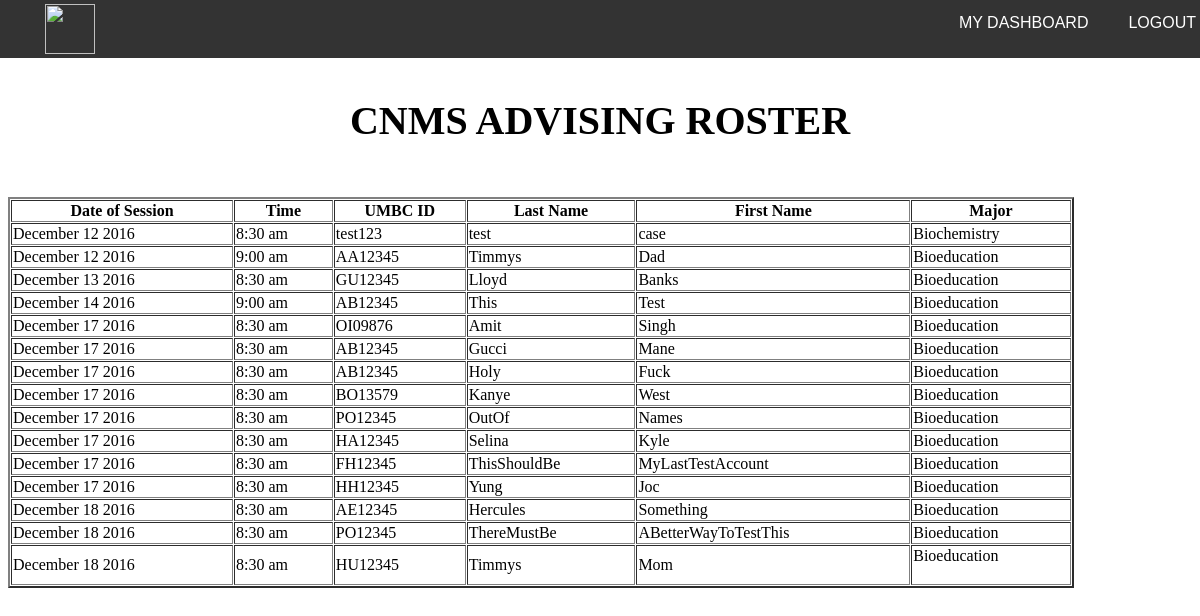
/advisor/roster.php, run on the app's committed database.
### tables this page shows
CREATE TABLE IF NOT EXISTS `Student` (
  `StudentID` int(7) NOT NULL AUTO_INCREMENT,
  `email` text NOT NULL,
  `password` text NOT NULL,
  `firstName` text NOT NULL,
  `preferredName` text NOT NULL,
  `lastName` text NOT NULL,
  `schoolID` varchar(20) NOT NULL,
  `major` text NOT NULL COMMENT 'Coming from a dropdown list',
  `meyerhoff` tinyint(1) DEFAULT NULL,
  `honors` tinyint(1) DEFAULT NULL,
  `athlete` tinyint(1) DEFAULT NULL,
  `careerTrack` varchar(18) NOT NULL,
  `birthCity` text NOT NULL COMMENT 'Password Reset Validation',
  `specialGroup` tinyint(1) NOT NULL COMMENT 'Boolean for special group membership',
  PRIMARY KEY (`StudentID`)
);

CREATE TABLE IF NOT EXISTS `Meeting` (
  `meetingID` int(11) NOT NULL AUTO_INCREMENT,
  `start` datetime NOT NULL,
  `end` datetime NOT NULL,
  `buildingName` text NOT NULL,
  `roomNumber` text NOT NULL,
  `meetingType` tinyint(1) NOT NULL COMMENT 'FALSE is individual meeting, TRUE is group meeting',
  `meyerhoffMeeting` tinyint(1) DEFAULT NULL,
  `athleteMeeting` tinyint(1) DEFAULT NULL,
  `honorsMeeting` tinyint(1) DEFAULT NULL,
  `sessionLeaderID` int(11) NOT NULL COMMENT 'Meeting creator''s ID',
  `numStudents` tinyint(2) NOT NULL COMMENT 'Keeps track of number of students in the meeting',
  PRIMARY KEY (`meetingID`)
);

### advisor/CommonMethods.php (called while the page is built, shortened)
<?php
class Common
{
  var $conn;
  function Common($debug)
  {
    $this->debug = $debug;
    $rs = $this->connect("cmiller9");
    return $rs;
  }
  function connect($db)
  {
    $conn = @mysql_connect("studentdb-maria.gl.umbc.edu", "cmiller9", "cmiller9") or die("Could not connect to MySQL");
    $this->conn = $conn;
  }
  function executeQuery($sql, $filename)
  {
    $rs = mysql_query($sql, $this->conn) or die("Could not execute query '$sql' in $filename");
    return $rs;
  }
}
?>

### advisor/roster.php (the view, shortened to what this page needs)
<?php
include('CommonMethods.php');
$conn = new Common(true);
$data = $conn->executeQuery("SELECT Meeting.start, Student.schoolID, Student.lastName, Student.firstName, Student.major FROM Student Join StudentMeeting ON Student.StudentID=StudentMeeting.StudentID JOIN Meeting ON StudentMeeting.meetingID=Meeting.MeetingID ORDER BY start, firstName", $_SERVER["SCRIPT_NAME"]);
echo '
<div id="header" style="font-size: 40px; text-align: center;"><h4>CNMS ADVISING ROSTER </h4></div>
<div class="roster-container">
<table width="90%" border="2px" cellspacing="1px;" cellpadding="1px">
<thead>
<tr>
     <th>Date of Session</th>
     <th>Time</th>
     <th>UMBC ID</th>
     <th>Last Name</th>
     <th>First Name</th>
     <th>Major</th>
</tr>
</thead>
<tbody>';
while ($student = mysql_fetch_assoc($data)) {
  echo "<tr>";
  echo "<td>".(new DateTime($student["start"]))->format("F j Y");
  echo "<td>".(new DateTime($student["start"]))->format("g:i a");
  echo "<td>".$student["schoolID"];
  echo "<td>".$student["firstName"];
  echo "<td>".$student["lastName"];
  echo "<td>".$student["major"];
}
?>
<!DOCTYPE html>
<html>
<head>
</head>
<body>
<ul>
  <div class="logo">
  <img src="https://s16.postimg.org/ckbr6pov9/THISSS.png" height="50px">
  </div>
  <li><a href="logout.php">LOGOUT</a></li>
  <li><a href="home.php">MY DASHBOARD</a></li>
</ul>
<br/>
<br/>
</body>
</html>

### advisor/roster.php (style rules this page uses)
body { color: black; }
ul { font-family: Arial; list-style-type: none; margin: 0; position: absolute; top: 0; left:0; width: 98%; overflow: hidden; background-color: #333; }
li { float: right; }
.logo { float: left; padding: 4px 5px; }
li a { display: block; color: white; text-align: center; padding: 14px 20px; text-decoration: none; }
.roster-container { text-align: center; }

### data on the page
student: meeting.start "December 12 2016", meeting.start "8:30 am", schoolID "test123", firstName "test", lastName "case", major "Biochemistry"
student: meeting.start "December 12 2016", meeting.start "9:00 am", schoolID "AA12345", firstName "Timmys", lastName "Dad", major "Bioeducation"
student: meeting.start "December 13 2016", meeting.start "8:30 am", schoolID "GU12345", firstName "Lloyd", lastName "Banks", major "Bioeducation"
student: meeting.start "December 14 2016", meeting.start "9:00 am", schoolID "AB12345", firstName "This", lastName "Test", major "Bioeducation"
student: meeting.start "December 17 2016", meeting.start "8:30 am", schoolID "OI09876", firstName "Amit", lastName "Singh", major "Bioeducation"
student: meeting.start "December 17 2016", meeting.start "8:30 am", schoolID "AB12345", firstName "Gucci", lastName "Mane", major "Bioeducation"
student: meeting.start "December 17 2016", meeting.start "8:30 am", schoolID "AB12345", firstName "Holy", lastName "Fuck", major "Bioeducation"
student: meeting.start "December 17 2016", meeting.start "8:30 am", schoolID "BO13579", firstName "Kanye", lastName "West", major "Bioeducation"
student: meeting.start "December 17 2016", meeting.start "8:30 am", schoolID "PO12345", firstName "OutOf", lastName "Names", major "Bioeducation"
student: meeting.start "December 17 2016", meeting.start "8:30 am", schoolID "HA12345", firstName "Selina", lastName "Kyle", major "Bioeducation"
student: meeting.start "December 17 2016", meeting.start "8:30 am", schoolID "FH12345", firstName "ThisShouldBe", lastName "MyLastTestAccount", major "Bioeducation"
student: meeting.start "December 17 2016", meeting.start "8:30 am", schoolID "HH12345", firstName "Yung", lastName "Joc", major "Bioeducation"
student: meeting.start "December 18 2016", meeting.start "8:30 am", schoolID "AE12345", firstName "Hercules", lastName "Something", major "Bioeducation"
student: meeting.start "December 18 2016", meeting.start "8:30 am", schoolID "PO12345", firstName "ThereMustBe", lastName "ABetterWayToTestThis", major "Bioeducation"
student: meeting.start "December 18 2016", meeting.start "8:30 am", schoolID "HU12345", firstName "Timmys", lastName "Mom", major "Bioeducation"
